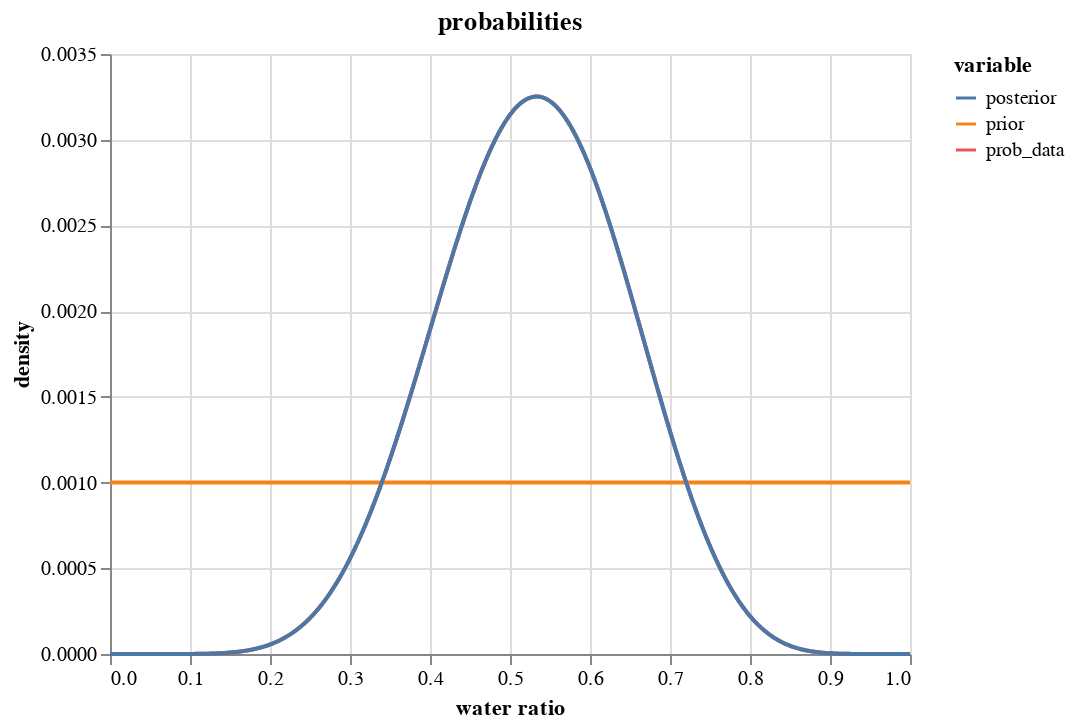

The code cell stored with this chart in its notebook:
### Code cell
# data source for plotting
tmp_df = pd.DataFrame(
    {
        "p_grid": p_grid,
        "prior": prior,
        "prob_data": prob_data,
        "posterior": posterior,
    }
)

# convert wide df to tall, keep `p_grid` column
tmp_df = tmp_df.melt("p_grid", value_name="density")

alt.Chart(tmp_df, title="probabilities").mark_line().encode(
    alt.X("p_grid", title="water ratio"),
    y="density",
    color="variable",
)

### Figure 1 — Vega-Lite specification as saved in the notebook (floating-point values rounded to 4 significant figures; data arrays with more than 128 entries replaced by an {"elided": "..."} marker saying what was removed)
{"$schema": "https://vega.github.io/schema/vega-lite/v4.17.0.json", "config": {"view": {"continuousHeight": 300, "continuousWidth": 400}}, "data": {"name": "data-93dd141bc43c1b885001e7762148ec74"}, "datasets": {"data-93dd141bc43c1b885001e7762148ec74": {"elided": "3000 records"}}, "encoding": {"color": {"field": "variable", "type": "nominal"}, "x": {"field": "p_grid", "title": "water ratio", "type": "quantitative"}, "y": {"field": "density", "type": "quantitative"}}, "mark": "line", "title": "probabilities"}
